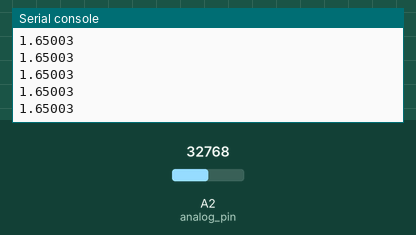
A program run on a simulated CircuitPython board. On the bench: the last lines printed to the serial console. Inputs (shaded band) come from the test bench; at power-on: A2 (analog_pin) = 32768 (analog values on the 0–65535 scale).

Above: at 1.2 s.
1.3 s: A2 (analog_pin) set to 45874
At 1.31 s:
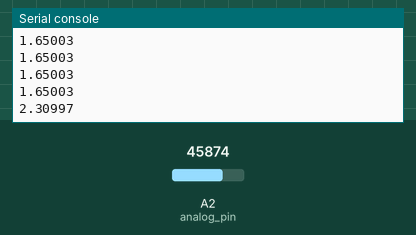
2.8 s: A2 (analog_pin) set to 57670
At 2.81 s:
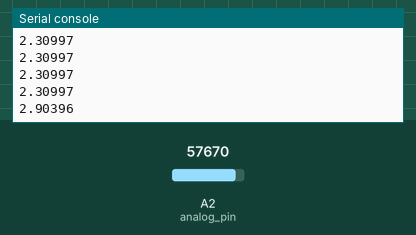
Timing chart, 0 to 5.8 s (numbered marks = the images above; inputs shaded):
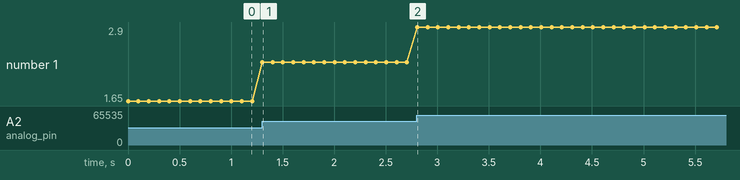

The program:

LiPolyBFF.py
```python
import time
import board
import analogio

analog_pin = analogio.AnalogIn(board.A2)

def get_voltage(pin):
    return (pin.value / 65535) * 3.3
while True:
    print(get_voltage(analog_pin))
    time.sleep(0.1)
```

Measured:
- after the input at 1.3 s, the serial console: prints a new line at once (image 1)
- after the input at 2.8 s, the serial console: prints a new line at once (image 2)
- plotted number 1: 1.65 → 2.31 after the input at 1.3 s, 2.31 → 2.9 after the input at 2.8 s
